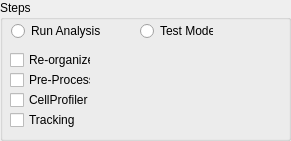
     <widget class="QGroupBox" name="groupBox">
      <property name="geometry">
       <rect>
        <x>10</x>
        <y>80</y>
        <width>291</width>
        <height>141</height>
       </rect>
      </property>
      <property name="title">
       <string>Steps</string>
      </property>
      <widget class="QCheckBox" name="checkBox">
       <property name="geometry">
        <rect>
         <x>10</x>
         <y>50</y>
         <width>81</width>
         <height>20</height>
        </rect>
       </property>
       <property name="text">
        <string>Re-organize</string>
       </property>
      </widget>
      <widget class="QCheckBox" name="checkBox_2">
       <property name="geometry">
        <rect>
         <x>10</x>
         <y>90</y>
         <width>81</width>
         <height>20</height>
        </rect>
       </property>
       <property name="text">
        <string>CellProfiler</string>
       </property>
      </widget>
      <widget class="QCheckBox" name="checkBox_3">
       <property name="geometry">
        <rect>
         <x>10</x>
         <y>70</y>
         <width>81</width>
         <height>20</height>
        </rect>
       </property>
       <property name="text">
        <string>Pre-Process</string>
       </property>
      </widget>
      <widget class="QCheckBox" name="checkBox_4">
       <property name="geometry">
        <rect>
         <x>10</x>
         <y>110</y>
         <width>81</width>
         <height>20</height>
        </rect>
       </property>
       <property name="text">
        <string>Tracking</string>
       </property>
      </widget>
      <widget class="QRadioButton" name="radioButton">
       <property name="geometry">
        <rect>
         <x>11</x>
         <y>23</y>
         <width>101</width>
         <height>16</height>
        </rect>
       </property>
       <property name="text">
        <string>Run Analysis</string>
       </property>
      </widget>
      <widget class="QRadioButton" name="radioButton_2">
       <property name="geometry">
        <rect>
         <x>140</x>
         <y>23</y>
         <width>73</width>
         <height>16</height>
        </rect>
       </property>
       <property name="text">
        <string>Test Mode</string>
       </property>
      </widget>
     </widget>
